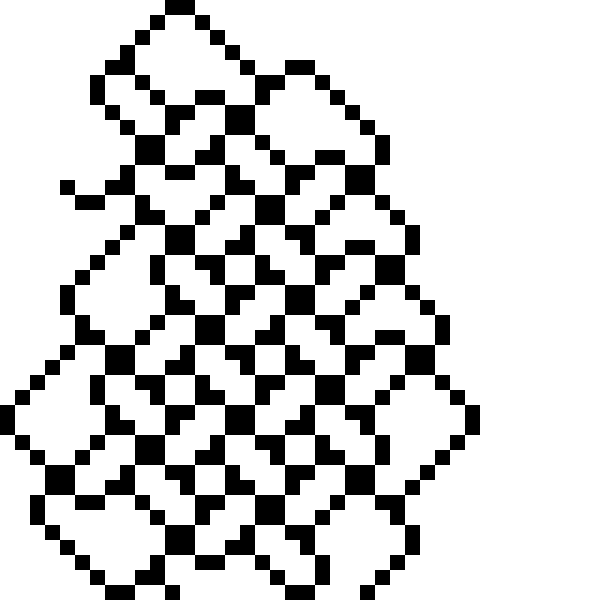
Frame 1 (no input)
Frame 60 (no input): identical to frame 1, image omitted
Frame 120 (the mouse pressed at the canvas centre since frame 60): identical to frame 1, image omitted

The p5.js sketch that drew this single still picture (run headless with seeded random() and noise() and a simulated clock; from frame 60 on, the mouse is pressed at the canvas centre):

// p5.js sketch
// ── sketch.js

// Point = P, Rectangle = R, line = F, Line*4 = D
// You can play around with length, angle, strokeweight, colors,...

let premise = 'R';
  let rules = {
    R: 'RRRR+RR',
    
  }
let bigRule;


let length = 50;
let angle = 90;

function setup() {
  createCanvas(600, 600);
  angleMode(DEGREES);
  bigRule = resolveRules(premise, rules, 3);
  print(bigRule);
  
}

function draw() {
  background('white');
  stroke('black');
  strokeWeight();
  fill('black');
  translate(width / 2, height / 2);
  rotate(-90);
  scale(0.3);

  drawShape(bigRule);
   // angle += 1;
  // length += 0.1;
}

function resolveRules(startRule, rules, depth) {
  let endRule = '';
  for (let currentLetter of startRule) {
    if (currentLetter in rules) {
      endRule += rules[currentLetter];
    } else {
      endRule += currentLetter;
    }
  }
  if (depth >= 1) {
    endRule = resolveRules(endRule, rules, depth - 1);
  }
  return endRule;
}


function drawShape(rule)  {
  for (let c of rule) {
    if (c === 'F') {
      line(0, 0, length, 0);
      translate(length, 0);
    } else if (c === 'R') {
      rect(0, 0, length, length);
      translate(length, length);
    } else if (c === 'P') {
      point(0, 0);
      translate(length/2, 0);
    } else if (c === 'D') {
      line(0, 0, length * 4, 0);
      translate(length, 0);
    } else if (c === 'f') {
      translate(0, length, 0);
    } else if (c === '+') {
      rotate(angle);
    } else if (c === '-') {
      rotate(-angle);
    } else if (c === '[') {
      push();
    } else if (c === ']') {
      pop();
    } else if (c === '>') {
      scale(1.1);
    } else if (c === '<') {
      scale(0.8);
   
    }
  }
}
